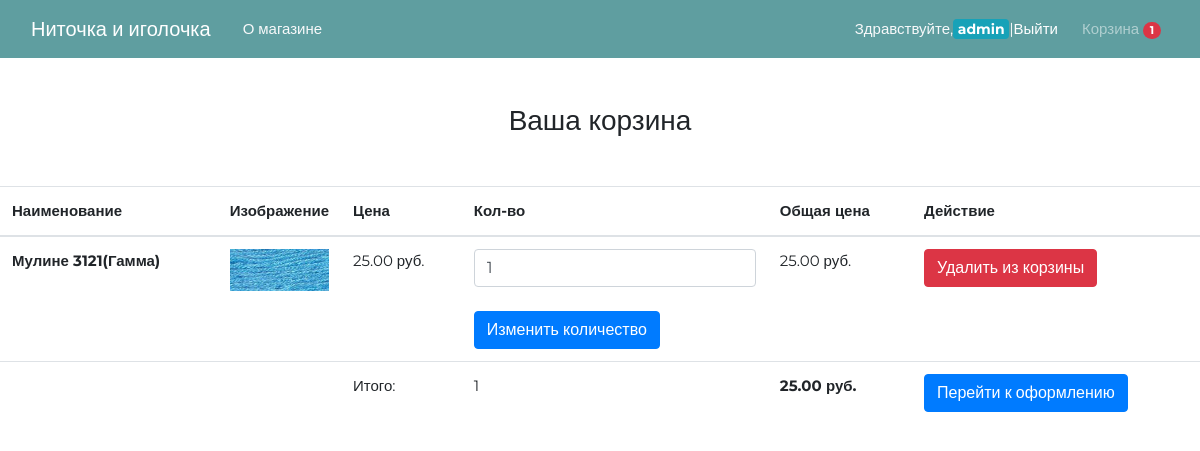
The app's page /cart/ (signed in) with its own data.
### mainapp/models.py (models this page shows, shortened)
class Cart(models.Model):
    owner = models.ForeignKey('Customer', null=True, verbose_name='Владелец', on_delete=models.CASCADE)
    products = models.ManyToManyField(CartProduct, blank=True, related_name='related_cart')
    total_product = models.PositiveIntegerField(default=0)
    final_price = models.DecimalField(max_digits=9, default=0, decimal_places=2, verbose_name='Общая цена')
    in_order = models.BooleanField(default=False)
    for_anonymous_user = models.BooleanField(default=False)

class CartProduct(models.Model):
    user = models.ForeignKey('Customer', verbose_name='Покупатель', on_delete=models.CASCADE)
    cart = models.ForeignKey('Cart', verbose_name="Корзина", on_delete=models.CASCADE, related_name="related_products")
    content_type = models.ForeignKey(ContentType, on_delete=models.CASCADE)
    object_id = models.PositiveIntegerField()
    content_object = GenericForeignKey('content_type', 'object_id')
    qty = models.PositiveIntegerField(default=1)
    total_price = models.DecimalField(max_digits=9, decimal_places=2, verbose_name='Общая цена')

class Product(models.Model):
    MIN_RESOLUTION = (100, 100)
    MAX_RESOLUTION = (3000, 3000)
    MAX_IMAGE_SIZE = 3145728
    class Meta:
        abstract = True
    category = models.ForeignKey(Category, verbose_name='Категория', on_delete=models.CASCADE)
    title = models.CharField(max_length=255, verbose_name='Наименование')
    slug = models.SlugField(unique=True)
    image = models.ImageField(verbose_name='Изображение')
    description = models.TextField(verbose_name='Описание', null=True)
    price = models.DecimalField(max_digits=9, decimal_places=2, verbose_name='Цена')
    def get_model_name(self):
        return self.__class__.__name__.lower()

class Floss(Product):  # Мулине
    manufacturer = models.CharField(max_length=255, verbose_name='Производитель')
    part_number = models.CharField(max_length=255, verbose_name='Артикул')
    structure = models.CharField(max_length=255, verbose_name='Состав')

### mainapp/views.py (the view)
# urls.py: path('cart/', CartView.as_view(), name='cart'),
class CartView(CartMixin, View):
    def get(self, request, *args, **kwargs):
        categories = Category.objects.get_categories_for_left_sidebar()
        context = {
            'cart': self.cart,
            'categories': categories
        }
        return render(request, 'cart.html', context)

### mainapp/mixins.py (called while the page is built)
    def dispatch(self, request, *args, **kwargs):
        if request.user.is_authenticated:
            customer = Customer.objects.filter(user=request.user).first()
            if not customer:
                customer = Customer.objects.create(
                    user=request.user
                )
            cart = Cart.objects.filter(owner=customer, in_order=False).first()
            if not cart:
                cart = Cart.objects.create(owner=customer)
        else:
            cart = Cart.objects.filter(for_anonymous_user=True).first()
            if not cart:
                cart = Cart.objects.create(for_anonymous_user=True)
        self.cart = cart
        return  super().dispatch(request, *args, **kwargs)

### mainapp/models.py (called while the page is built)
def get_models_for_count(*models_names):
    return [models.Count(model_name) for model_name in models_names]

    def get_queryset(self):
        return super().get_queryset()

    def get_categories_for_left_sidebar(self):
        models = get_models_for_count('floss', 'beads')
        qs = list(self.get_queryset().annotate(*models))
        data = [
            dict(name=c.name, url=c.get_absolute_url(), count=getattr(c, self.CATEGORY_NAME_COUNT_NAME[c.name]))
            for c in qs
        ]
        return data

    def get_absolute_url(self):
        return reverse('category_detail', kwargs={'slug': self.slug})

### mainapp/templates/cart.html (shortened to what this page needs)
{% extends 'base.html' %}
{% block content %}
<h3 class="text-center mt-5 mb-5">Ваша корзина {% if not cart.products.count %}пуста{% endif %}</h3>
{% if cart.products.count %}
<table class="table">
  <thead>
    <tr>
        <th scope="col">Наименование</th>
        <th scope="col">Изображение</th>
        <th scope="col">Цена</th>
        <th scope="col">Кол-во</th>
        <th scope="col">Общая цена</th>
        <th scope="col">Действие</th>
    </tr>
  </thead>
  <tbody>
    {% for item in cart.products.all %}
    <tr>
        <th scope="row">{{ item.content_object.title }}</th>
        <td width="5" class="ml-25"><img src="{{ item.content_object.image.url }}" class="img-fluid" alt="Max-width 25%"></td>
        <td>{{ item.content_object.price }} руб.</td>
        <td>
            <form action="{% url 'change_qty' ct_model=item.content_object.get_model_name slug=item.content_object.slug %}" method="POST">
            <input type="number" class="form-control" name="qty" min="1" value="{{ item.qty }}">
            <br>
            <input type="submit" class="btn btn-primary" value="Изменить количество">
            </form>
        </td>
        <td>{{ item.total_price }} руб.</td>
        <td>
            <a href="{% url 'delete_from_cart' ct_model=item.content_object.get_model_name slug=item.content_object.slug %}"><button class="btn btn-danger">Удалить из корзины</button></a>
        </td>
    </tr>
    {% endfor %}
        <tr>
            <td colspan="2"></td>
            <td>Итого:</td>
            <td>{{ cart.total_product }}</td>
            <td><strong>{{ cart.final_price }} руб.</strong></td>
            <td><a href="{% url 'checkout' %}"><button class="btn btn-primary">Перейти к оформлению</button></a></td>
        </tr>
  </tbody>
</table>
{% endif %}
{% endblock content %}

### mainapp/templates/base.html (shortened to what this page needs)
{% load static %}
<!DOCTYPE html>
<html lang="en" xmlns:request.user.is_authenticated>
<head>
  <link rel="stylesheet" href="https://maxcdn.bootstrapcdn.com/bootstrap/4.0.0/css/bootstrap.min.css">
  <link rel="stylesheet" type="text/css" href="../static/css/shop-homepage.css"/>
</head>
<body>
  <nav class="navbar navbar-expand-lg navbar-dark fixed-top" style="background-color: #5F9EA0;">
    <div class="container-fluid">
      <a class="navbar-brand " href="{% url 'base' %}">Ниточка и иголочка</a>
      <a class="nav-link text-light" href="#">О магазине </a>
      <div class="collapse navbar-collapse" id="navbarResponsive">
          <ul class="navbar-nav ml-auto">
        <ul class="navbar-nav ml-auto">
          {% if request.user.is_authenticated %}<span class="navbar text text-light">Здравствуйте, <span class="badge badge-info">
                <a style="text-decoration: none; font-size:14px; color:white" href="#">{{ request.user.username }}</a></span> | <a style="color:white"  href="{% url 'logout' %}">Выйти</a>{% endif %}</span>
          <li class="nav-item">
            <a class="nav-link" href="{% url 'cart' %}">Корзина <span class="badge badge-pill badge-danger">{{ cart.products.count }}</span></a>
          </li>
        </ul>
      </div>
    </div>
  </nav>
  {% block content %}{% endblock content %}
</body>
</html>

### static/css/shop-homepage.css (style rules this page uses)
body { padding-top: 56px; font-family: 'Montserrat', sans-serif; font-size: 15px; line-height: 1.6; }
.nav-link { text-decoration: none; transition: .2s; position: relative; }

### records on screen
Cart: products.count "1", total_product "1", final_price "25.00"
CartProduct: content_object "Мулине 3121(Гамма)", content_object.image (picture), content_object.price "25.00", qty "1", total_price "25.00"

### other values on screen
{{ request.user.username }} "admin"
